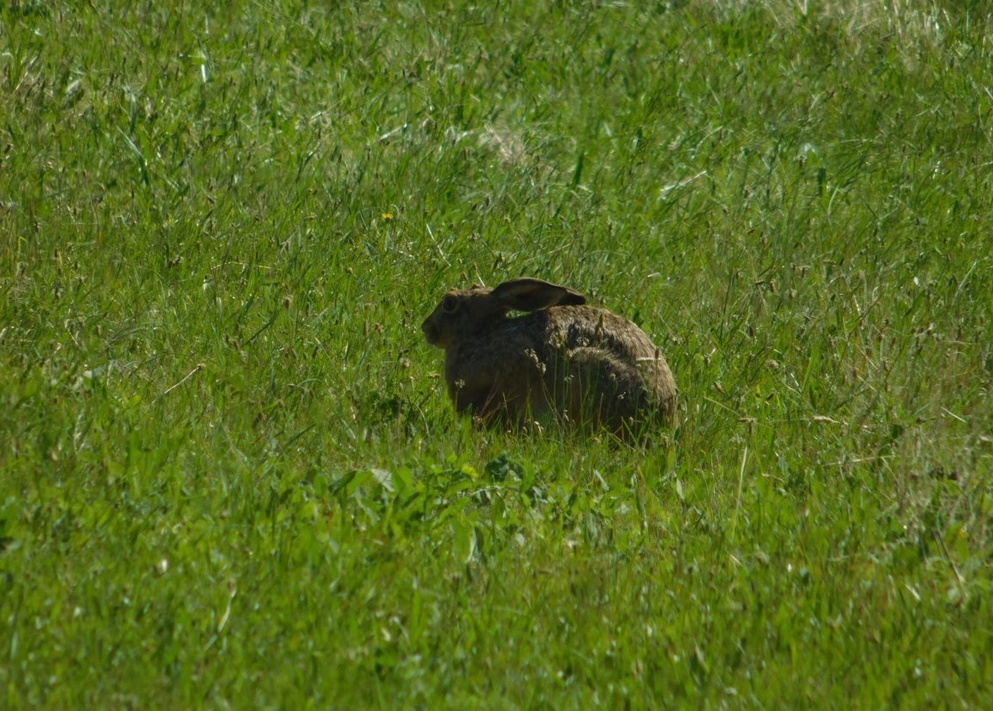
#> input picture Data/Zajac_kolor.jpg, 993 x 711 px, shrunk from 1160 x 830 before the run, found by its file name
$ jupyter execute --allow-errors Lab4_zadanie_1werka.ipynb   (shell and % lines are left out)
#> lines starting #> are read from the running program, lines starting #| are printed output that depends on the picture
### Laboratorium 4 - zadania

Jeśli nie posiadasz jeszcze pakietu `skimage`, zainstaluj go poniższym poleceniem:

[cell 1]
import os

import cv2
import numpy as np
import matplotlib.pyplot as plt
from skimage.segmentation import mark_boundaries, slic

#### Zadanie 1

Dane są obrazy `hare` i `pills`. Wykonaj dla nich segmentację przy użyciu algorytmu SLIC. Celem jest uzyskanie jednolitych  superpikseli, a więc zawierających tylko fragmenty obiektów lub tylko tła (a nie jednego i drugiego naraz). Przeanalizuj zachowanie algorytmu dla różnej liczby superpikseli i parametru sigma.

Zwróć uwagę, że wynikiem działania scikitowej implementacji SLIC (podobnie jak wielu innych algorytmów klasyfikacyjnych) jest obraz typu `np.int64` przyporządkowujący każdemu pikselowi obrazu wejściowego indeks superpiksela. Takiej reprezentacji oczekuje też funkcja `mark_boundaries`.

[cell 2]
hare = cv2.imread('Zajac_kolor.jpg')[..., ::-1]
plt.imshow(hare);

[cell 3]
from skimage.util import img_as_float

f, ((a1, a2, a3, a4), (a5, a6, a7, a8), (a9, a10, a11, a12), (a13, a14, a15, a16)) = plt.subplots(4, 4)
f.set_figwidth(20)
f.set_figheight(20)
axs = [a1, a2, a3, a4, a5, a6, a7, a8, a9, a10, a11, a12, a13, a14, a15, a16]
sigma = [0.5, 0.5, 0.5, 0.5, 1, 1, 1, 1, 5, 5, 5, 5, 10, 10, 10, 10]
segments = [50, 100, 250, 500, 50, 100, 250, 500, 50, 100, 250, 500, 50, 100, 250, 500,]

hare_RGB = cv2.cvtColor(hare, cv2.COLOR_BGR2RGB)
#> hare_RGB is the input picture: shape (711, 993, 3); mean B, G, R 31.7, 107.5, 87.2
image = img_as_float(hare_RGB)

for ax, n_sigma, n_segments in zip(axs, sigma, segments):
    segments = slic(image, n_segments=n_segments, sigma=n_sigma, start_label=1)
    img_tmp = mark_boundaries(image, segments)
    ax.imshow(img_tmp)
    plt.axis("off")
    ax.set_title('Wartość sigma = {}, liczba segmentów = {}'.format(n_sigma, n_segments))
#> this loop made 16 passes
#> pass 1, `segments = slic(image, n_segments=n_segments, sigma=n_sigma, start_lab..`:
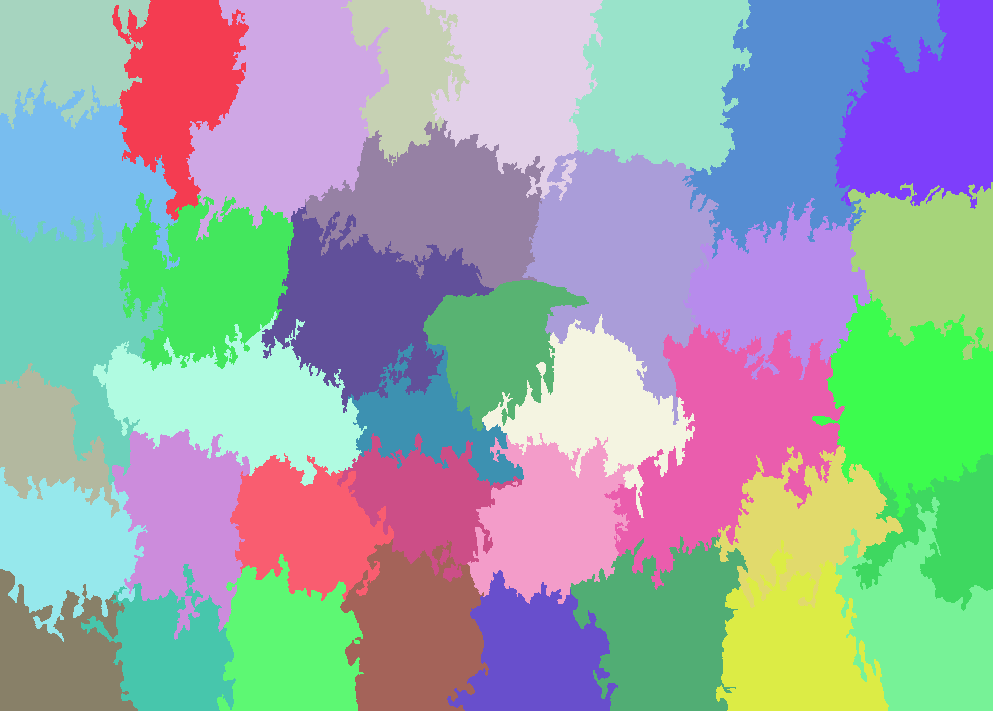
#> segments: shape (711, 993) int64; 38 distinct labels, from 1 to 38; one colour per label, 0 black
#> pass 1, `img_tmp = mark_boundaries(image, segments)`:
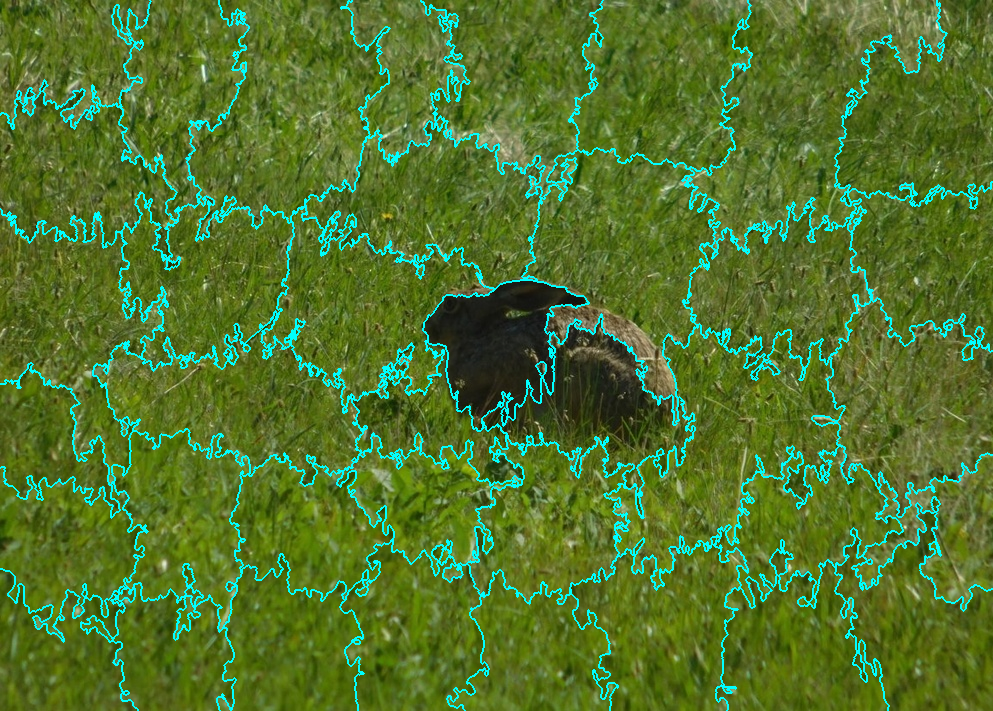
#> img_tmp: shape (711, 993, 3) float64; mean B, G, R 0.18, 0.458, 0.32
#> pass 2, `segments = slic(image, n_segments=n_segments, sigma=n_sigma, start_lab..`:
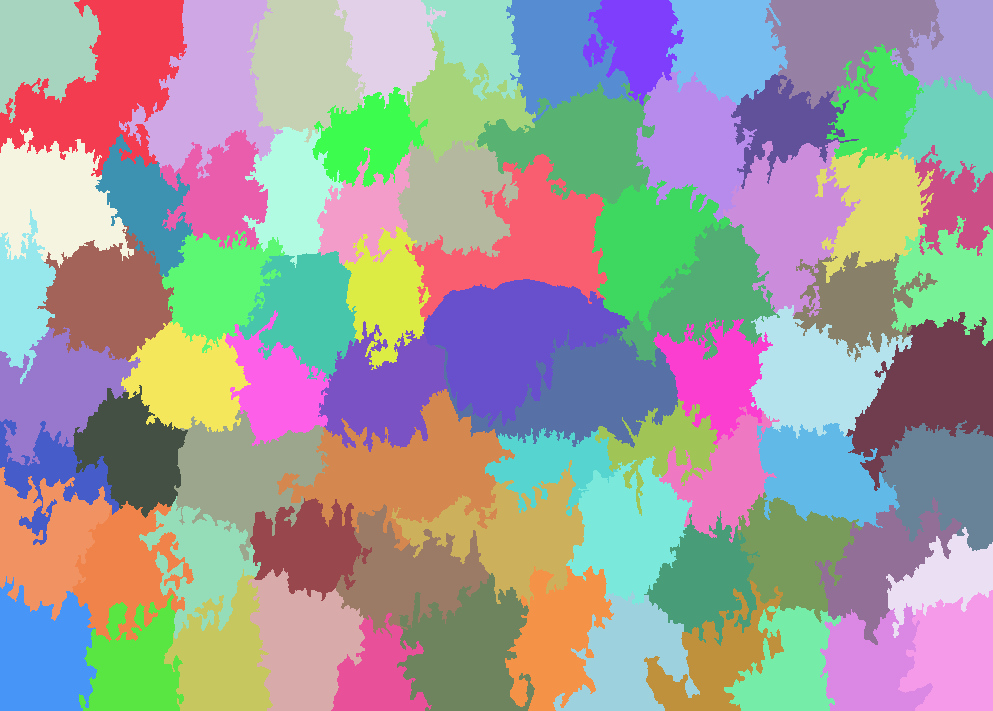
#> segments: shape (711, 993) int64; 78 distinct labels, from 1 to 78; one colour per label, 0 black
#> pass 2, `img_tmp = mark_boundaries(image, segments)`:
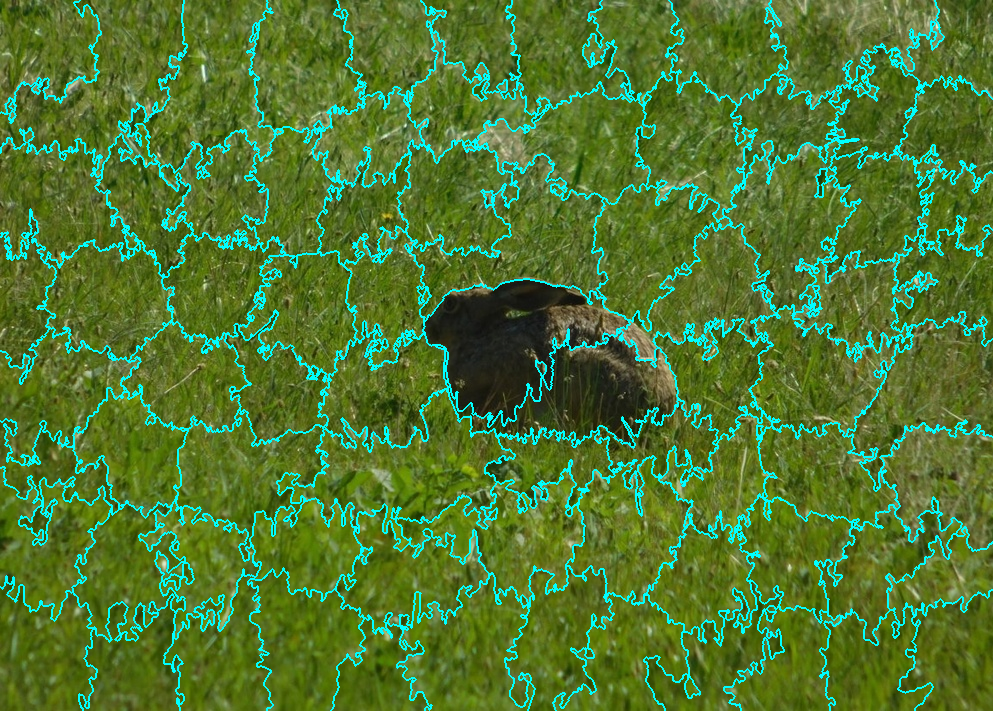
#> img_tmp: shape (711, 993, 3) float64; mean B, G, R 0.202, 0.472, 0.312
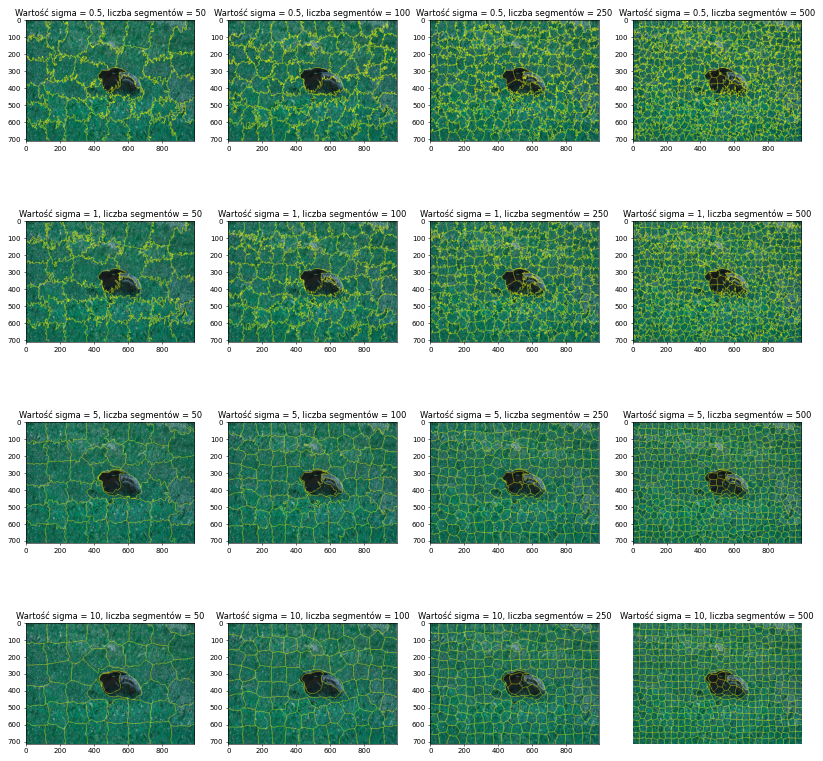
#> figure drawn by matplotlib, 16 panels; B, G, R data is drawn as R, G, B

#> (a cell that did not finish here is left out)

# Spytaj na zajęciach czy jest wymagana konwersja na float

[cell 5]
from skimage.util import img_as_float

f, ((a1, a2, a3, a4), (a5, a6, a7, a8), (a9, a10, a11, a12), (a13, a14, a15, a16)) = plt.subplots(4, 4)
f.set_figwidth(20)
f.set_figheight(20)
axs = [a1, a2, a3, a4, a5, a6, a7, a8, a9, a10, a11, a12, a13, a14, a15, a16]
sigma = [0.5, 0.5, 0.5, 0.5, 1, 1, 1, 1, 5, 5, 5, 5, 10, 10, 10, 10]
segments = [50, 100, 250, 500, 50, 100, 250, 500, 50, 100, 250, 500, 50, 100, 250, 500,]

# pills_RGB = cv2.cvtColor(pills, cv2.COLOR_BGR2RGB)
#> (the rest of this cell did not finish here and is left out)

#### Zadanie 2

Dla obrazu `hare` wykonaj post-processing segmentacji SLIC by uzyskać dwa jednorodne obszary: jeden zawierający wyłącznie zająca, drugi zawierający wyłącznie trawę. Wykorzystaj dowolny algorytm klasteryzacji (np. `cv2.kmeans`) używając *cech* superpikseli uzyskanych w zadaniu 1 jako danych wejściowych. Najprostszymi cechami, którymi można opisać superpiksele, są np. średnie wartości składowych barwy (pikseli, z których składa się superpiksel) - od nich zacznij. Zawsze możesz rozszerzyć rozwiązanie o bardziej wyrafinowane pomysły, jeśli starczy czasu.

Zaprezentuj wyniki najlepiej za pomocą `mark_boundaries` albo po prostu wyświetlając maskę binarną.

---

NumPy pro-tip: aby uzyskać zbiór wszystkich pikseli obrazu o wartości np. 3 możesz użyć notacji: ```obraz==3```. Wynikiem jest macierz boolowska, której można używać jako selektor. Np. aby na obrazie `A` wyzerować wszystkie piksele, którym w obrazie `B` odpowiada wartość 5, możesz napisać: ```A[B==5] = 0```. Ten zapis jest **znacznie** szybszy niż manualne iterowanie po obrazach i sprawdzanie warunków if-ami.

Przykładowe użycie `cv2.kmeans` (więcej możesz poczytać np. [tutaj](https://opencv24-python-tutorials.readthedocs.io/en/latest/py_tutorials/py_ml/py_kmeans/py_kmeans_opencv/py_kmeans_opencv.html)):
```python
c, labels, centers = cv2.kmeans(
    data=data,  # np.ndarray typu float o wymiarach NxK gdzie N to liczba sampli (u nas: superpikseli), K - liczba cech
    K=2,        # oczekiwana liczba klastrów
    bestLabels=None,
    criteria=(cv2.TERM_CRITERIA_EPS, 10, 1.0),  # przykładowe kryteria stopu
    attempts=1, # liczba powtórzeń algorytmu
    flags=cv2.KMEANS_RANDOM_CENTERS  # sposób inicjalizacji klastrów
)
```

Funkcja ta zwraca krotkę, której najważniejszym komponentem jest ten drugi (tu: `labels`), tj. macierz o wymiarach Nx1, zawierająca indeks klastra przypisanego i-temu samplowi.

[cell 6]
# zacznij od przygotowania macierzy wejściowej (data) reprezentującej superpiksele jako punkty danych
hare = cv2.imread('Zajac_kolor.jpg')[..., ::-1]
plt.imshow(hare);
print(hare)
#> (printed output is left out)

[cell 7]
hare_RGB = cv2.cvtColor(hare, cv2.COLOR_BGR2RGB)
image = img_as_float(hare_RGB)
n_segments = 100
sigma = 0.5
segments= slic(image, n_segments=n_segments, sigma=sigma, start_label=1)

[cell 8]
img_tmp = mark_boundaries(image, segments)
plt.imshow(img_tmp)

[cell 9]
data = []
for i in np.unique(segments):
    data.append(np.mean(image[segments == i ], axis = 0))
#> this loop made 78 passes
#> after the loop, data = 78 items, first 6: [0.151, 0.433, 0.359], [0.149, 0.428, 0.354], [0.147, 0.447, 0.356], [0.162, 0.46, 0.368], [0.173, 0.449, 0.366], [0.139, 0.419, 0.329]
print(data)
#> (printed output is left out)

[cell 10]
import numpy as np
data = img_as_float(data)
#> data = 78 rows, first 8: [0.151, 0.433, 0.359], [0.149, 0.428, 0.354], [0.147, 0.447, 0.356], [0.162, 0.46, 0.368], [0.173, 0.449, 0.366], [0.139, 0.419, 0.329], [0.131, 0.424, 0.327], [0.153, 0.447, 0.349]
data = data.astype(np.float32)
print(data.dtype)
#| float32
#> (the rest of this cell did not finish here and is left out)

Możesz wykorzystać poniższy snippet by zredukować wynik segmentacji SLIC (`segments`) w oparciu o klasteryzację k-średnich (`labels`):

[cell 11]
postprocessed = np.zeros_like(segments)
#> postprocessed: shape (711, 993) int64; every value is 0
#> (the rest of this cell did not finish here and is left out)
